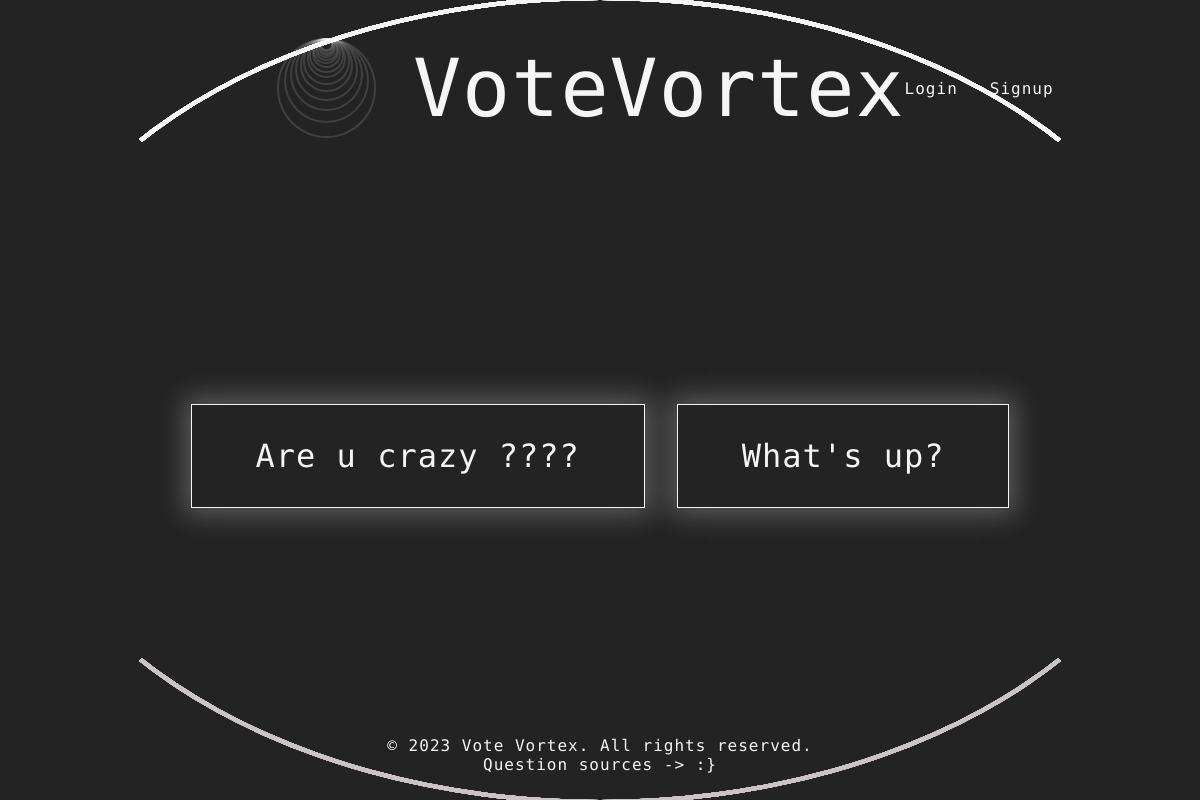
Before: /polls/ with the older database file.
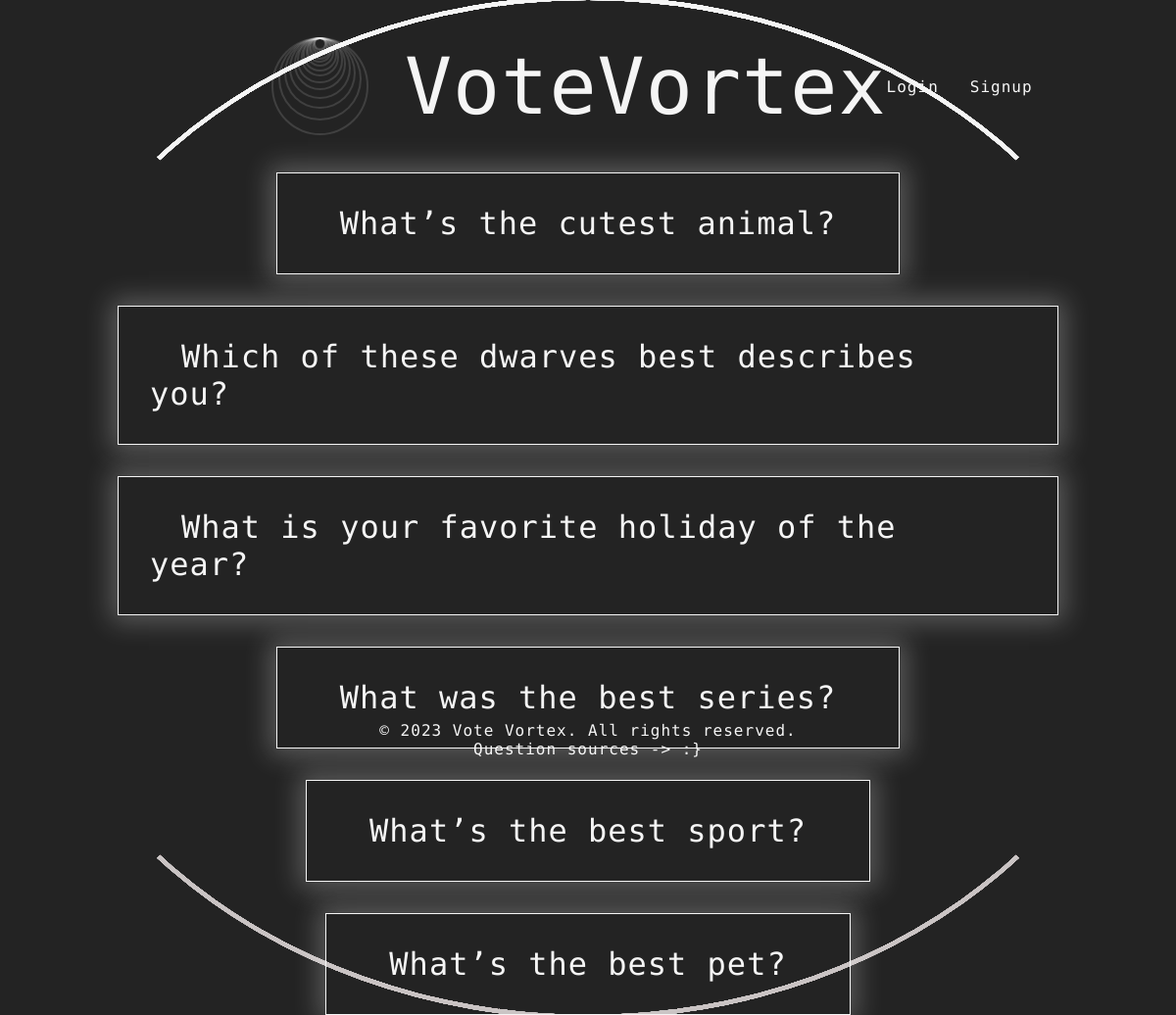
After: the same page with the newer database file.
### polls/models.py (models this page shows, shortened)
class Question(models.Model):
    question_text = models.CharField(max_length=200)
    pub_date = models.DateTimeField("date published")

### polls/views.py (the view)
# urls.py: path("", views.IndexView.as_view(), name="index"),
class IndexView(generic.ListView):
    template_name = "polls/index.html"
    context_object_name = "latest_question_list"
    def get_queryset(self):
        return Question.objects.order_by("-pub_date")

### polls/templates/polls/index.html (shortened to what this page needs)
{% load static %}
<!DOCTYPE html>
<html lang="en">
	<head>
		<link href="{% static 'polls/style.css' %}" rel="stylesheet" />
	</head>
	<body>
{% include "polls/header.html" %}
<main class="hihi">
{% if latest_question_list %}
    <ul class="questions nav">
    {% for question in latest_question_list %}
        <li><a href="{% url 'polls:detail' question.id %}">{{ question.question_text }}</a></li>
    {% endfor %}
    </ul>
{% else %}
    <p>No polls are available.</p>
{% endif %}
</main>
{% include "polls/footer.html" %}
</body>

### polls/templates/polls/header.html (shortened to what this page needs)
{% load static %}
<html lang="en">
	<head>
		<link href="{% static 'polls/style.css' %}" rel="stylesheet" />
	</head>
<header>
    <nav>
        <div class="ni">
        <div class="header">
        <div class="logo">
            <div class="wrapper">
                <div class="arc">
                    <div class="arc">
                        <div class="arc">
                            <div class="arc">
                                <div class="arc">
                                    <div class="arc">
                                        <div class="arc">
                                            <div class="arc">
                                                <div class="arc">
                                                    <div class="arc">
                                                        <div class="arc">
                                                            <div class="arc">
                                                                <div class="arc">
                                                                    <div class="arc">
                                                                        <div class="arc">
                                                                            <div class="arc"></div>
                                                                        </div>
                                                                    </div>
                                                                </div>
                                                            </div>
                                                        </div>
                                                    </div>
                                                </div>
                                            </div>
                                        </div>
                                    </div>
                                </div>
                            </div>
                        </div>
                    </div>
                </div>
            </div>
            <a href="{% url 'polls:index' %}">VoteVortex</a>
        </div>
        {% if request.user.is_authenticated %}
            <div class="login">
            {% if user.is_authenticated %}
                {% if user.is_staff %}
                    <a class="purple" href="{% url 'admin:index' %}">Go to Admin Page</a>
                {% endif %}
            {% endif %}
            <p>{{ request.user.username }} :)</p>
            <a class="hover-underline-animation" href="{% url 'polls:logout' %}">Logout</a>
            {% else %}
            <div class="lolol">
                <a class="hover-underline-animation"  href="{% url 'polls:login' %}">Login</a>
                <a class="hover-underline-animation"  href="{% url 'polls:signup' %}">Signup</a>
            </div>
            </div>
        {% endif %}
    </div>
</header>
</html>

### polls/templates/polls/footer.html (shortened to what this page needs)
{% load static %}
<html lang="en">
	<head>
		<link href="{% static 'polls/style.css' %}" rel="stylesheet" />
	</head>
    <footer>
        <p>&copy; 2023 Vote Vortex. All rights reserved.</p>
        <p>Question sources -> <a href="https://www.mentimeter.com/blog/awesome-presentations/85-poll-questions-for-every-occasion">:}</p>
    </footer>
</html>

### polls/static/polls/style.css (style rules this page uses)
* { padding: 0; margin: 0; box-sizing: border-box; color: whitesmoke; text-decoration: none; letter-spacing: 1px; }
body { background-color: #232323; font-family: Share Tech Mono,monospace; width: 100vw; height: 100vh; overflow: hidden; }
li a { font-size: 2em; }
main { display: flex; width: 100vw; height: 70vh; align-items: center; justify-content: center; flex-wrap: wrap; }
.questions { align-items: center; justify-content: center; list-style: none; display: flex; gap: 2rem; flex-wrap: wrap; width: 80vw; }
.questions li { border: 1px solid whitesmoke; padding: 2rem; box-shadow: 0px 0px 25px 7px rgba(255,255,255,.25); }
.questions li a { padding: 2rem; }
.hover-underline-animation { display: inline-block; position: relative; }
.hover-underline-animation::after { content: ''; position: absolute; width: 100%; transform: scaleX(0); height: 1.5px; bottom: -2px; left: 0; background-color: whitesmoke; transform-origin: bottom right; transition: transform 0.25s ease-out; }
.wrapper { width: 7rem; height: 7rem; transition : 1s ease; cursor: pointer; }
.arc:before, .arc:after { display: block; position: absolute; width: 100%; height: 100%; border: 4px solid #000; top: -4px; left: -4px; border-color: whitesmoke transparent transparent transparent; border-radius: 50%; z-index: -8; content: ""; }
.arc:after { border-color:transparent transparent #cac4c4 transparent; }
.arc { width: 85%; height: 85%; margin: 7.5%; border-radius: 50%; animation: 15s rotate linear infinite; box-shadow: 0px 0px 0px 2px #fff2; }
nav .logo { display: flex; align-items: center; justify-content: center; font-size: 5rem; gap: 1.9rem; }
header { padding: 2rem; }
.nav li::before, .nav li::after { content: ''; height: 14px; width: 14px; position: absolute; transition: all .35s ease; opacity: 0; }
.nav li::before { content: ''; right: 0; top: 0; border-top: 5px solid whitesmoke; border-right: 5px solid whitesmoke; transform: translate(-100%, 50%); }
.nav li:after { content: ''; left: 0; bottom: 0; border-bottom: 5px solid whitesmoke; border-left: 5px solid whitesmoke; transform: translate(100%, -50%) }
.nav li { color: rgba(255,255,255,.5); position: relative; text-decoration: none; transition: .3s; }
footer { display: flex; flex-direction: column; align-items: center; }
.ni { width: 58%; }
.header { align-items: center; width: 100%; display: flex; justify-content: space-between; }
nav { display: flex; align-items: center; justify-content: center; }
.lolol { display: flex; gap: 2rem; }

Changed rows visible on the page:
removed Question: question_text "Are u crazy ????"
removed Question: question_text "What's up?"
added Question: question_text "What’s the cutest animal?"
added Question: question_text "Which of these dwarves best describes you?"
added Question: question_text "What is your favorite holiday of the year?"
added Question: question_text "What was the best series?"
added Question: question_text "What’s the best sport?"
added Question: question_text "What’s the best pet?"
